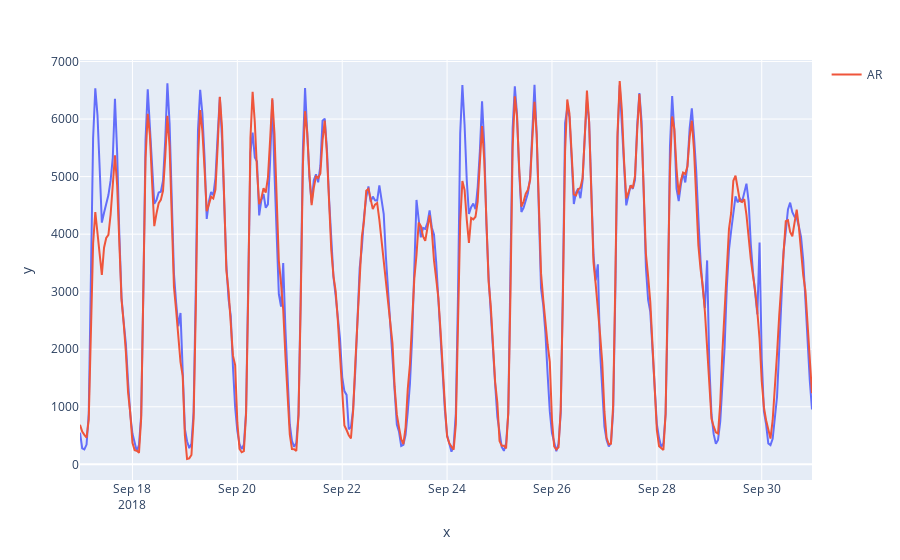

The cell this chart's notebook holds for it:
### Code cell
def make_ar_forecast():
    y_train = _train_data['traffic_volume']
    y_test = _test_data['traffic_volume']
    x_test = _test_data['date_time']

    lags = range(1, 24*7*2)
    ar_model = AutoReg(y_train, lags=lags, trend='c').fit()

    y_pred = ar_model.predict(start=len(_train_data), end=len(_train_data) + len(_test_data) - 1, dynamic=False)

    mae = mean_absolute_error(y_test, y_pred)
    rmse = np.sqrt(mean_squared_error(y_test, y_pred))
    print(f'Mean Absolute Error: {mae:.2f}');
    print(f'Root Mean Squared Error: {rmse:.2f}');

    fig = px.line(x=x_test, y=y_test, render_mode="svg", log_y=False)
    fig.add_scatter(x=x_test,  y=y_pred, mode='lines', name='AR')
    fig.show()


make_ar_forecast()

### Figure 1 — Plotly figure (JSON) as saved in the notebook; plotly's stock layout.template omitted (floating-point values rounded to 4 significant figures; data arrays with more than 128 entries replaced by an {"elided": "..."} marker saying what was removed)
{"data": [{"hovertemplate": "x=%{x}<br>y=%{y}<extra></extra>", "legendgroup": "", "line": {"color": "#636efa", "dash": "solid"}, "marker": {"symbol": "circle"}, "mode": "lines", "name": "", "orientation": "v", "showlegend": false, "type": "scatter", "x": {"elided": "336 str values"}, "xaxis": "x", "y": {"elided": "336 int values"}, "yaxis": "y"}, {"mode": "lines", "name": "AR", "type": "scatter", "x": {"elided": "336 str values"}, "y": {"elided": "336 float values"}}], "layout": {"legend": {"tracegroupgap": 0}, "margin": {"t": 60}, "xaxis": {"anchor": "y", "domain": [0, 1], "title": {"text": "x"}}, "yaxis": {"anchor": "x", "domain": [0, 1], "title": {"text": "y"}}}}
